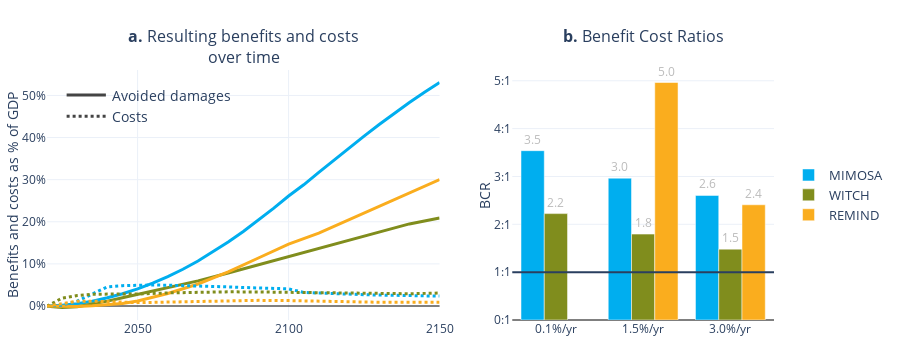

Notebook code cell kept with this figure:
### Code cell
fig_p95 = plot_bcr.fig_bcr(
    relative_avoided_damages_values, relative_costs_values, None, bcr_values, damage_quantile="95"
)
fig_p95

### Figure 1 — Plotly figure (JSON) as saved in the notebook; plotly's stock layout.template omitted (floating-point values rounded to 4 significant figures)
{"data": [{"legendgroup": "MIMOSA", "line": {"color": "#00AEEF", "dash": "solid", "width": 3}, "mode": "lines", "name": "MIMOSA", "showlegend": false, "type": "scatter", "x": [2020, 2025, 2030, 2035, 2040, 2045, 2050, 2055, 2060, 2065, 2070, 2075, 2080, 2085, 2090, 2095, 2100, 2105, 2110, 2115, 2120, 2125, 2130, 2135, 2140, 2145, 2150], "xaxis": "x", "y": [0, 0.001595, 0.005263, 0.01128, 0.01954, 0.02911, 0.04067, 0.05422, 0.06973, 0.08725, 0.1068, 0.1284, 0.1519, 0.177, 0.2036, 0.2318, 0.2612, 0.2878, 0.3172, 0.3464, 0.3752, 0.4034, 0.431, 0.4576, 0.4832, 0.5077, 0.5307], "yaxis": "y"}, {"legendgroup": "WITCH", "line": {"color": "#808D1D", "dash": "solid", "width": 3}, "mode": "lines", "name": "WITCH", "showlegend": false, "type": "scatter", "x": [2020, 2025, 2030, 2035, 2040, 2045, 2050, 2060, 2070, 2080, 2090, 2100, 2110, 2120, 2130, 2140, 2150], "xaxis": "x", "y": [-0.0004859, -0.003566, -0.001879, 0.004247, 0.01161, 0.01956, 0.02726, 0.04265, 0.05958, 0.07818, 0.09765, 0.1178, 0.1382, 0.1578, 0.1765, 0.1949, 0.2089], "yaxis": "y"}, {"legendgroup": "REMIND", "line": {"color": "#FAAD1E", "dash": "solid", "width": 3}, "mode": "lines", "name": "REMIND", "showlegend": false, "type": "scatter", "x": [2020, 2025, 2030, 2035, 2040, 2045, 2050, 2055, 2060, 2070, 2080, 2090, 2100, 2110, 2130, 2150], "xaxis": "x", "y": [2.98e-05, -0.0006754, -0.0009953, 0.0005718, 0.002737, 0.005712, 0.01193, 0.02073, 0.02968, 0.05223, 0.08084, 0.1139, 0.1469, 0.1729, 0.2368, 0.3004], "yaxis": "y"}, {"legendgroup": "MIMOSA_combined", "line": {"color": "#B6036C", "dash": "solid", "width": 3}, "mode": "lines", "name": "MIMOSA_combined", "showlegend": false, "type": "scatter", "x": [], "xaxis": "x", "y": [], "yaxis": "y"}, {"legendgroup": "MIMOSA", "line": {"color": "#00AEEF", "dash": "dot", "width": 3}, "mode": "lines", "name": "MIMOSA", "showlegend": false, "type": "scatter", "x": [2020, 2025, 2030, 2035, 2040, 2045, 2050, 2055, 2060, 2065, 2070, 2075, 2080, 2085, 2090, 2095, 2100, 2105, 2110, 2115, 2120, 2125, 2130, 2135, 2140, 2145, 2150], "xaxis": "x", "y": [0, 0.002072, 0.01147, 0.0282, 0.04557, 0.0483, 0.04957, 0.04984, 0.04941, 0.04869, 0.04774, 0.04658, 0.04527, 0.04392, 0.04269, 0.04167, 0.04066, 0.03222, 0.0305, 0.02908, 0.02787, 0.02684, 0.02596, 0.0252, 0.02454, 0.02399, 0.0235], "yaxis": "y"}, {"legendgroup": "WITCH", "line": {"color": "#808D1D", "dash": "dot", "width": 3}, "mode": "lines", "name": "WITCH", "showlegend": false, "type": "scatter", "x": [2020, 2025, 2030, 2035, 2040, 2045, 2050, 2060, 2070, 2080, 2090, 2100, 2110, 2120, 2130, 2140, 2150], "xaxis": "x", "y": [-0.0004859, 0.01867, 0.02497, 0.02795, 0.02823, 0.02804, 0.02843, 0.03108, 0.03302, 0.03366, 0.03329, 0.03252, 0.03151, 0.03055, 0.0298, 0.02915, 0.03068], "yaxis": "y"}, {"legendgroup": "REMIND", "line": {"color": "#FAAD1E", "dash": "dot", "width": 3}, "mode": "lines", "name": "REMIND", "showlegend": false, "type": "scatter", "x": [2020, 2025, 2030, 2035, 2040, 2045, 2050, 2055, 2060, 2070, 2080, 2090, 2100, 2110, 2130, 2150], "xaxis": "x", "y": [-0.0003639, 0.005652, 0.0112, 0.01152, 0.01054, 0.008493, 0.008051, 0.008583, 0.009288, 0.01126, 0.01254, 0.01339, 0.01282, 0.01094, 0.008847, 0.008949], "yaxis": "y"}, {"legendgroup": "MIMOSA_combined", "line": {"color": "#B6036C", "dash": "dot", "width": 3}, "mode": "lines", "name": "MIMOSA_combined", "showlegend": false, "type": "scatter", "x": [], "xaxis": "x", "y": [], "yaxis": "y"}, {"cliponaxis": false, "legendgroup": "MIMOSA", "marker": {"color": "#00AEEF"}, "name": "MIMOSA", "text": ["3.5", "3.0", "2.6"], "textfont": {"color": "#BBB"}, "textposition": "outside", "type": "bar", "x": ["0.1%/yr", "1.5%/yr", "3.0%/yr"], "xaxis": "x2", "y": [3.539, 2.964, 2.604], "yaxis": "y2"}, {"cliponaxis": false, "legendgroup": "WITCH", "marker": {"color": "#808D1D"}, "name": "WITCH", "text": ["2.2", "1.8", "1.5"], "textfont": {"color": "#BBB"}, "textposition": "outside", "type": "bar", "x": ["0.1%/yr", "1.5%/yr", "3.0%/yr"], "xaxis": "x2", "y": [2.224, 1.795, 1.481], "yaxis": "y2"}, {"cliponaxis": false, "legendgroup": "REMIND", "marker": {"color": "#FAAD1E"}, "name": "REMIND", "text": ["5.0", "2.4"], "textfont": {"color": "#BBB"}, "textposition": "outside", "type": "bar", "x": ["1.5%/yr", "3.0%/yr"], "xaxis": "x2", "y": [4.964, 2.408], "yaxis": "y2"}], "layout": {"annotations": [{"font": {"size": 16}, "showarrow": false, "text": "<b>a.</b> Resulting benefits and costs<br>over time", "x": 0.27, "xanchor": "center", "xref": "paper", "y": 1, "yanchor": "bottom", "yref": "paper"}, {"font": {"size": 16}, "showarrow": false, "text": "<b>b.</b> Benefit Cost Ratios<br> ", "x": 0.82, "xanchor": "center", "xref": "paper", "y": 1, "yanchor": "bottom", "yref": "paper"}, {"font": {"size": 14}, "showarrow": false, "text": " Avoided damages", "x": 0.15, "xanchor": "left", "xref": "x domain", "y": 0.9, "yanchor": "middle", "yref": "y domain"}, {"font": {"size": 14}, "showarrow": false, "text": " Costs", "x": 0.15, "xanchor": "left", "xref": "x domain", "y": 0.815, "yanchor": "middle", "yref": "y domain"}], "barmode": "group", "height": 350, "legend": {"bgcolor": "#FFF", "font": {"size": 13}, "tracegroupgap": 0, "y": 0.5}, "margin": {"b": 30, "l": 30, "r": 30, "t": 70}, "shapes": [{"line": {"color": "#444", "dash": "solid", "width": 3}, "type": "line", "x0": 0.05, "x1": 0.15, "xref": "x domain", "y0": 0.9, "y1": 0.9, "yref": "y domain"}, {"line": {"color": "#444", "dash": "dot", "width": 3}, "type": "line", "x0": 0.05, "x1": 0.15, "xref": "x domain", "y0": 0.815, "y1": 0.815, "yref": "y domain"}, {"type": "line", "x0": 0, "x1": 1, "xref": "x2 domain", "y0": 1, "y1": 1, "yref": "y2"}], "width": 900, "xaxis": {"anchor": "y", "domain": [0, 0.54]}, "xaxis2": {"anchor": "y2", "domain": [0.64, 1]}, "yaxis": {"anchor": "x", "domain": [0, 1], "tickformat": ".0%", "title": {"standoff": 0, "text": "Benefits and costs as % of GDP"}, "zerolinecolor": "#000", "zerolinewidth": 1}, "yaxis2": {"anchor": "x2", "domain": [0, 1], "ticksuffix": ":1", "title": {"standoff": 0, "text": "BCR"}, "zerolinecolor": "#000", "zerolinewidth": 1}}}
